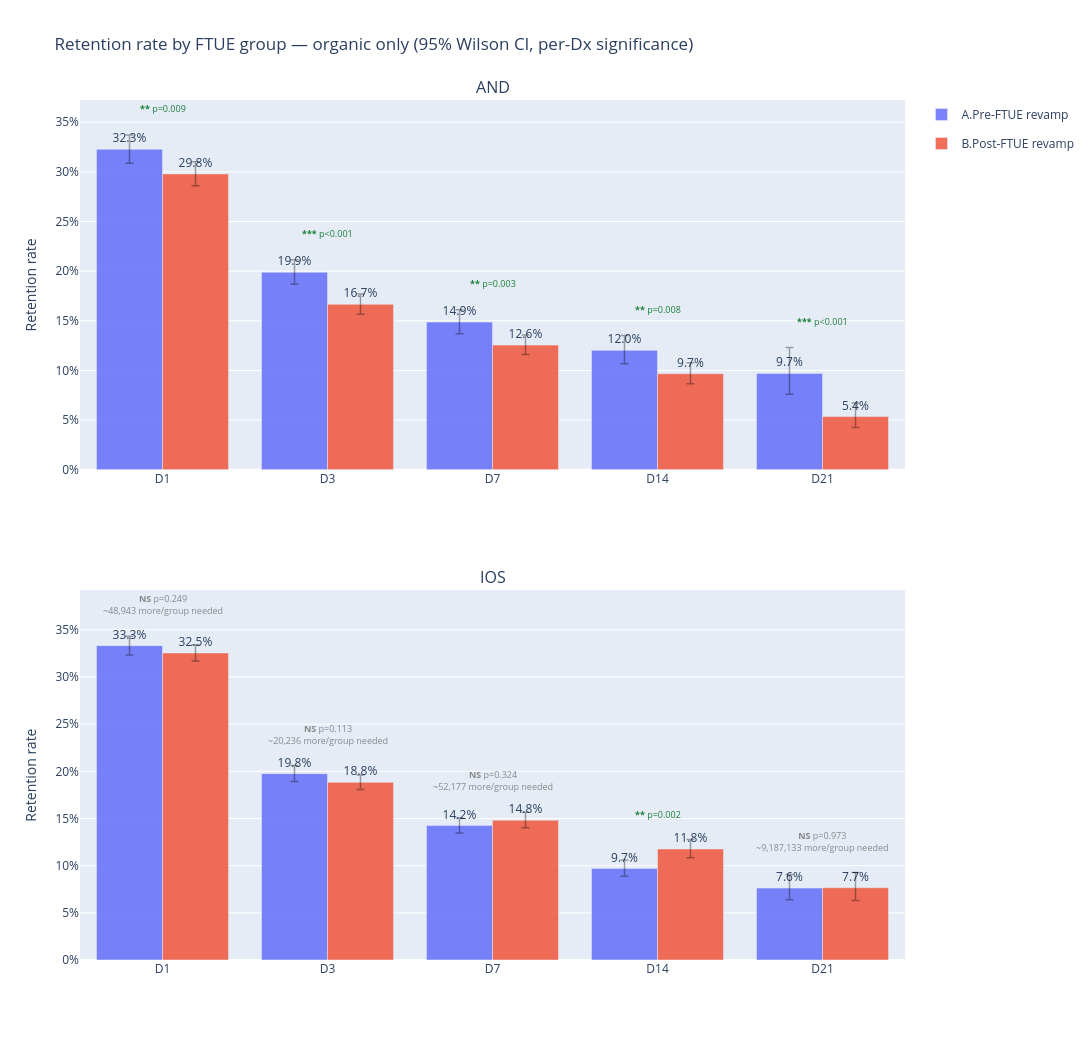

The code cell stored with this chart in its notebook:
### Markdown cell above
### Retention rate for Organics

### Code cell
# Bar chart: D1–D21 retention rates by FTUE group and platform (organic / non-attributed only)
# Each Dx is tested independently; small D21 organic cohorts annotated with users needed for significance
plot_retention_significance(
    retention_data_total_na,
    title='Retention rate by FTUE group — organic only (95% Wilson CI, per-Dx significance)',
)

### Figure 1 — Plotly figure (JSON) as saved in the notebook; plotly's stock layout.template omitted (floating-point values rounded to 4 significant figures)
{"data": [{"customdata": [[4078, 1316], [3997, 795], [3355, 499], [2020, 243], [608, 59]], "error_y": {"array": [0.01451, 0.01266, 0.01244, 0.01491, 0.02612], "arrayminus": [0.01418, 0.01208, 0.01164, 0.01347, 0.02106], "color": "rgba(0,0,0,0.35)", "thickness": 1.5, "type": "data", "visible": true, "width": 4}, "hovertemplate": "%{x}: %{y:.2%}<br>n=%{customdata[0]:,} | retained=%{customdata[1]:,}<extra>A.Pre-FTUE revamp</extra>", "legendgroup": "A.Pre-FTUE revamp", "marker": {"color": "rgba(99,110,250,0.85)"}, "name": "A.Pre-FTUE revamp", "showlegend": true, "text": ["32.3%", "19.9%", "14.9%", "12.0%", "9.7%"], "textposition": "outside", "type": "bar", "x": ["D1", "D3", "D7", "D14", "D21"], "xaxis": "x", "y": [0.3227, 0.1989, 0.1487, 0.1203, 0.09704], "yaxis": "y"}, {"customdata": [[5532, 1648], [5149, 858], [4381, 550], [2978, 288], [1306, 70]], "error_y": {"array": [0.01219, 0.01043, 0.01014, 0.01114, 0.01358], "arrayminus": [0.01191, 0.009929, 0.009484, 0.0101, 0.01096], "color": "rgba(0,0,0,0.35)", "thickness": 1.5, "type": "data", "visible": true, "width": 4}, "hovertemplate": "%{x}: %{y:.2%}<br>n=%{customdata[0]:,} | retained=%{customdata[1]:,}<extra>B.Post-FTUE revamp</extra>", "legendgroup": "B.Post-FTUE revamp", "marker": {"color": "rgba(239,85,59,0.85)"}, "name": "B.Post-FTUE revamp", "showlegend": true, "text": ["29.8%", "16.7%", "12.6%", "9.7%", "5.4%"], "textposition": "outside", "type": "bar", "x": ["D1", "D3", "D7", "D14", "D21"], "xaxis": "x", "y": [0.2979, 0.1666, 0.1255, 0.09671, 0.0536], "yaxis": "y"}, {"customdata": [[8636, 2878], [8585, 1696], [7398, 1054], [4485, 435], [1521, 116]], "error_y": {"array": [0.01001, 0.008557, 0.008151, 0.009009, 0.01443], "arrayminus": [0.009866, 0.008286, 0.007779, 0.008319, 0.0123], "color": "rgba(0,0,0,0.35)", "thickness": 1.5, "type": "data", "visible": true, "width": 4}, "hovertemplate": "%{x}: %{y:.2%}<br>n=%{customdata[0]:,} | retained=%{customdata[1]:,}<extra>A.Pre-FTUE revamp</extra>", "legendgroup": "A.Pre-FTUE revamp", "marker": {"color": "rgba(99,110,250,0.85)"}, "name": "A.Pre-FTUE revamp", "showlegend": false, "text": ["33.3%", "19.8%", "14.2%", "9.7%", "7.6%"], "textposition": "outside", "type": "bar", "x": ["D1", "D3", "D7", "D14", "D21"], "xaxis": "x2", "y": [0.3333, 0.1976, 0.1425, 0.09699, 0.07627], "yaxis": "y2"}, {"customdata": [[11186, 3641], [9987, 1881], [7362, 1091], [4225, 497], [1240, 95]], "error_y": {"array": [0.008742, 0.007787, 0.008299, 0.01006, 0.01615], "arrayminus": [0.008622, 0.007548, 0.007932, 0.009369, 0.01353], "color": "rgba(0,0,0,0.35)", "thickness": 1.5, "type": "data", "visible": true, "width": 4}, "hovertemplate": "%{x}: %{y:.2%}<br>n=%{customdata[0]:,} | retained=%{customdata[1]:,}<extra>B.Post-FTUE revamp</extra>", "legendgroup": "B.Post-FTUE revamp", "marker": {"color": "rgba(239,85,59,0.85)"}, "name": "B.Post-FTUE revamp", "showlegend": false, "text": ["32.5%", "18.8%", "14.8%", "11.8%", "7.7%"], "textposition": "outside", "type": "bar", "x": ["D1", "D3", "D7", "D14", "D21"], "xaxis": "x2", "y": [0.3255, 0.1883, 0.1482, 0.1176, 0.07661], "yaxis": "y2"}], "layout": {"annotations": [{"font": {"size": 16}, "showarrow": false, "text": "AND", "x": 0.5, "xanchor": "center", "xref": "paper", "y": 1, "yanchor": "bottom", "yref": "paper"}, {"font": {"size": 16}, "showarrow": false, "text": "IOS", "x": 0.5, "xanchor": "center", "xref": "paper", "y": 0.43, "yanchor": "bottom", "yref": "paper"}, {"align": "center", "font": {"color": "#1a7f37", "size": 9}, "showarrow": false, "text": "<b>**</b> p=0.009", "x": "D1", "xanchor": "center", "xref": "x", "y": 0.3552, "yanchor": "bottom", "yref": "y"}, {"align": "center", "font": {"color": "#1a7f37", "size": 9}, "showarrow": false, "text": "<b>***</b> p<0.001", "x": "D3", "xanchor": "center", "xref": "x", "y": 0.2296, "yanchor": "bottom", "yref": "y"}, {"align": "center", "font": {"color": "#1a7f37", "size": 9}, "showarrow": false, "text": "<b>**</b> p=0.003", "x": "D7", "xanchor": "center", "xref": "x", "y": 0.1792, "yanchor": "bottom", "yref": "y"}, {"align": "center", "font": {"color": "#1a7f37", "size": 9}, "showarrow": false, "text": "<b>**</b> p=0.008", "x": "D14", "xanchor": "center", "xref": "x", "y": 0.1532, "yanchor": "bottom", "yref": "y"}, {"align": "center", "font": {"color": "#1a7f37", "size": 9}, "showarrow": false, "text": "<b>***</b> p<0.001", "x": "D21", "xanchor": "center", "xref": "x", "y": 0.1412, "yanchor": "bottom", "yref": "y"}, {"align": "center", "font": {"color": "#888888", "size": 9}, "showarrow": false, "text": "<b>NS</b> p=0.249<br>~48,943 more/group needed", "x": "D1", "xanchor": "center", "xref": "x2", "y": 0.3613, "yanchor": "bottom", "yref": "y2"}, {"align": "center", "font": {"color": "#888888", "size": 9}, "showarrow": false, "text": "<b>NS</b> p=0.113<br>~20,236 more/group needed", "x": "D3", "xanchor": "center", "xref": "x2", "y": 0.2241, "yanchor": "bottom", "yref": "y2"}, {"align": "center", "font": {"color": "#888888", "size": 9}, "showarrow": false, "text": "<b>NS</b> p=0.324<br>~52,177 more/group needed", "x": "D7", "xanchor": "center", "xref": "x2", "y": 0.1745, "yanchor": "bottom", "yref": "y2"}, {"align": "center", "font": {"color": "#1a7f37", "size": 9}, "showarrow": false, "text": "<b>**</b> p=0.002", "x": "D14", "xanchor": "center", "xref": "x2", "y": 0.1457, "yanchor": "bottom", "yref": "y2"}, {"align": "center", "font": {"color": "#888888", "size": 9}, "showarrow": false, "text": "<b>NS</b> p=0.973<br>~9,187,133 more/group needed", "x": "D21", "xanchor": "center", "xref": "x2", "y": 0.1108, "yanchor": "bottom", "yref": "y2"}], "barmode": "group", "height": 1040, "title": {"text": "Retention rate by FTUE group — organic only (95% Wilson CI, per-Dx significance)"}, "uniformtext": {"minsize": 7, "mode": "hide"}, "width": 1200, "xaxis": {"anchor": "y", "categoryarray": ["D1", "D3", "D7", "D14", "D21"], "categoryorder": "array", "domain": [0, 1]}, "xaxis2": {"anchor": "y2", "categoryarray": ["D1", "D3", "D7", "D14", "D21"], "categoryorder": "array", "domain": [0, 1]}, "yaxis": {"anchor": "x", "domain": [0.57, 1], "tickformat": ".0%", "title": {"text": "Retention rate"}}, "yaxis2": {"anchor": "x2", "domain": [0, 0.43], "tickformat": ".0%", "title": {"text": "Retention rate"}}}}
